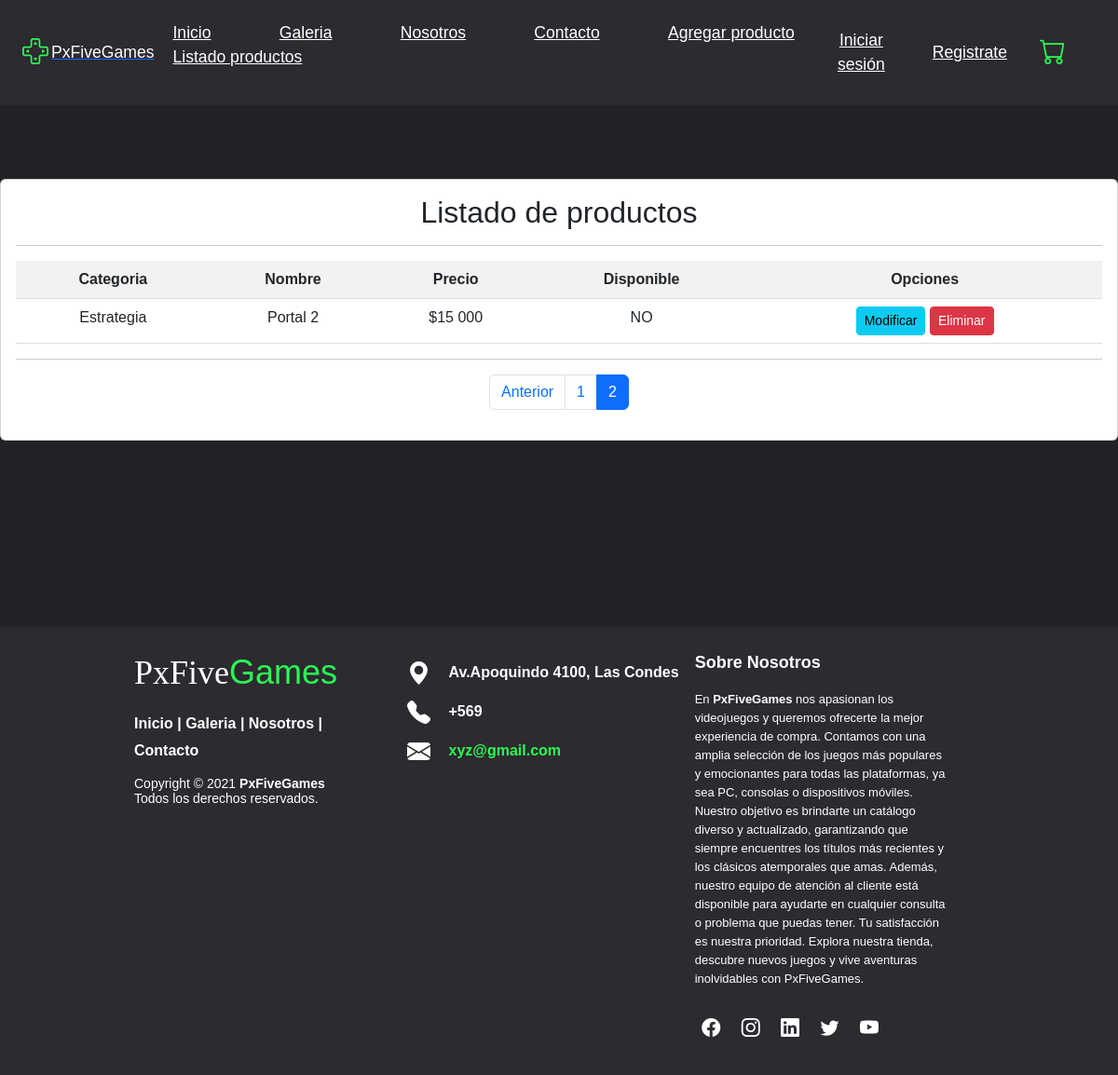
Screenshot of /listar-producto/?page=2 with the database file from the repository.
### pxfivegames/models.py (models this page shows, shortened)
class Producto(models.Model):
    nombre = models.CharField(max_length=50)
    descripcion = models.TextField()
    disponible = models.BooleanField()
    precio = models.IntegerField()
    categoria = models.ForeignKey(Categoria, on_delete=models.PROTECT)
    imagen = models.ImageField(upload_to="productos", null=True)

class Categoria(models.Model):
    nombre = models.CharField(max_length=50)
    def __str__(self):
        return self.nombre

### pxfivegames/views.py (the view)
# urls.py: path('listar-producto/', listar_productos, name="listar_productos"),
def listar_productos(request):
    productos = Producto.objects.all()
    page = request.GET.get('page', 1)
    try:
        paginator = Paginator(productos, 5)
        productos = paginator.page(page)
    except:
        raise Http404
    data = {
        'entity': productos,
        'paginator': paginator
    }
    return render(request, 'pxfivegames/producto/listar.html', data)

### pxfivegames/templates/pxfivegames/producto/listar.html (shortened to what this page needs)
{% extends 'pxfivegames/base.html' %}
{% block contenido %}
{% load humanize %}
<br>
<br>
<br>
<div class="card">
    <div class="card-body">
        <h2>Listado de productos</h2>
        <hr>
        <table class="table table-striped table-hover table-responsive-sm">
            <tr>
                <th>Categoria</th>
                <th>Nombre</th>
                <th>Precio</th>
                <th>Disponible</th>
                <th>Opciones</th>
            </tr>
            {% for p in entity %}
            <tr>
                <td>{{ p.categoria | capfirst }}</td>
                <td>{{ p.nombre | title }}</td>
                <td>${{ p.precio | intcomma }}</td>
                <td>
                    {% if p.disponible %}
                    SI
                    {% else %}
                    NO
                    {% endif %}
                </td>
                <td>
                    <a href="{% url 'modificar_producto' p.id %}" class="btn btn-info btn-sm">Modificar</a>
                    <a href="#" onclick="eliminarProducto({{ p.id }})" class="btn btn-danger btn-sm">Eliminar</a>
                </td>
            </tr>
            {% endfor %}
        </table>
        <hr>
        <div>
            {% include 'pxfivegames/paginator.html' %}
        </div>
    </div>
</div>
{% endblock %}

### pxfivegames/static/pxfivegames/css/style.css (style rules this page uses)
* { padding: 0; margin: 0; box-sizing: border-box; font-family: "Poppins", sans-serif; text-decoration: none; list-style: none; }
:root { --bg-color: #222327; --contrast-color: #2d2a30; --text-color: #fff; --main-color: #29fd53; }
body { min-height: 100vh; background: var(--bg-color); color: var(--text-color); text-align: center; }

### rows the page displays
Producto: categoria "Estrategia", nombre "Portal 2", precio "15 000", disponible "NO"

### other values shown
{{ page }} "1" "2"
